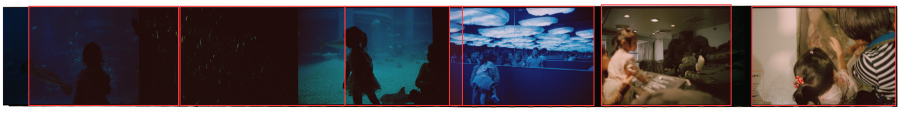
#> input picture tmp-overlays/9750-002.png, 1800 x 226 px (shown at 1/2 size)
$ python -i grain_experiment.py   (imports and definitions only)
#> lines starting #> are read from the running program, lines starting #| are printed output that depends on the picture
import cv2, numpy as np, sys, os
sys.path.insert(0, 'Sources/ImgSlicer/Resources/detectors')
import importlib.util
spec = importlib.util.spec_from_file_location("det", "Sources/ImgSlicer/Resources/detectors/opencv_detector.py")
det = importlib.util.module_from_spec(spec)
det.np = np
# [1 line not run here, left out]

def local_std(g, k=7):
    g=g.astype(np.float32)
    m=cv2.blur(g,(k,k)); ms=cv2.blur(g*g,(k,k))
    return np.sqrt(np.maximum(ms-m*m,0.0))

def run(path):
#> called with path = '../tmp-overlays/9750-002.png'
    img = cv2.imdecode(np.fromfile(path,dtype=np.uint8), cv2.IMREAD_COLOR)
#> img is the input picture: shape (226, 1800, 3); mean B, G, R 76.9, 73.5, 82.7
    H,W = img.shape[:2]
#> H = 226; W = 1800
    scale = min(1.0, 1400.0/max(W,H))
#> scale = 0.778
    work = cv2.resize(img,(int(W*scale),int(H*scale)),interpolation=cv2.INTER_AREA)
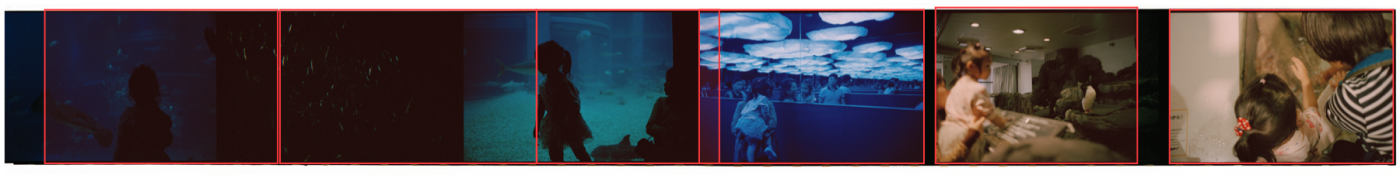
#> work: shape (175, 1400, 3); mean B, G, R 76.9, 73.5, 82.7
    gray = cv2.cvtColor(work, cv2.COLOR_BGR2GRAY)
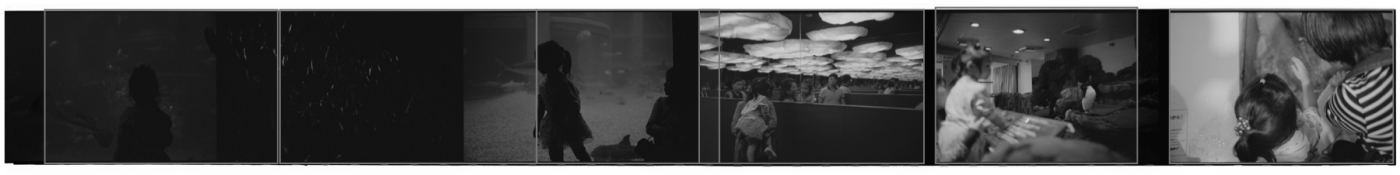
#> gray: shape (175, 1400); min 2, max 255, mean 76.6
    gray = cv2.GaussianBlur(gray,(5,5),0)
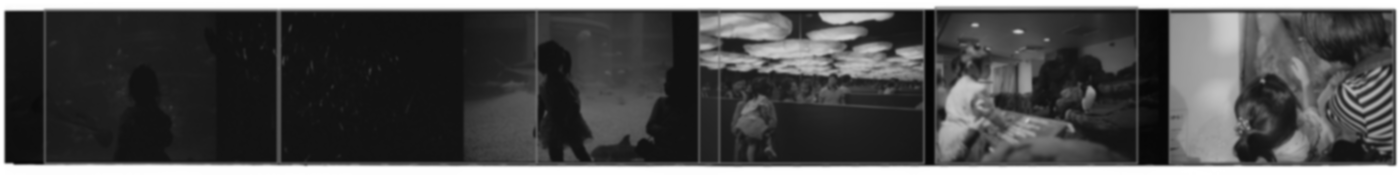
#> gray: shape (175, 1400); min 4, max 255, mean 76.6
    h,w = gray.shape
#> h = 175; w = 1400

    # current separator profile along x (vertical gutters)
#> (the run stopped early here; a loop or call above may not have finished)

$ run again, on tmp-overlays/split11-004-check4.png
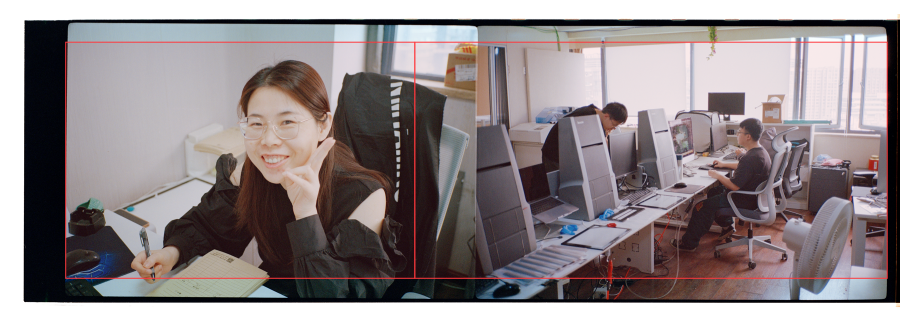
#> input picture tmp-overlays/split11-004-check4.png, 1800 x 647 px (shown at 1/2 size)
#> in run, img is the input picture: shape (647, 1800, 3); mean B, G, R 135.4, 133.3, 142.5
#> in run, `work = cv2.resize(img,(int(W*scale),int(H*scale)),interpolation=cv2.IN..`:
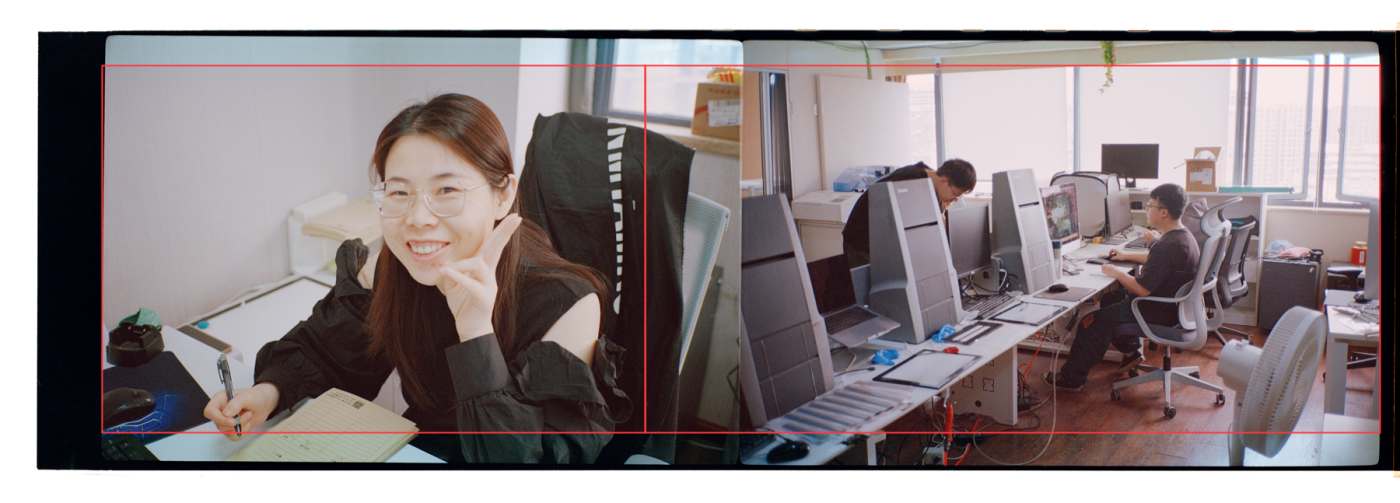
#> work: shape (503, 1400, 3); mean B, G, R 135.4, 133.3, 142.5
#> in run, `gray = cv2.cvtColor(work, cv2.COLOR_BGR2GRAY)`:
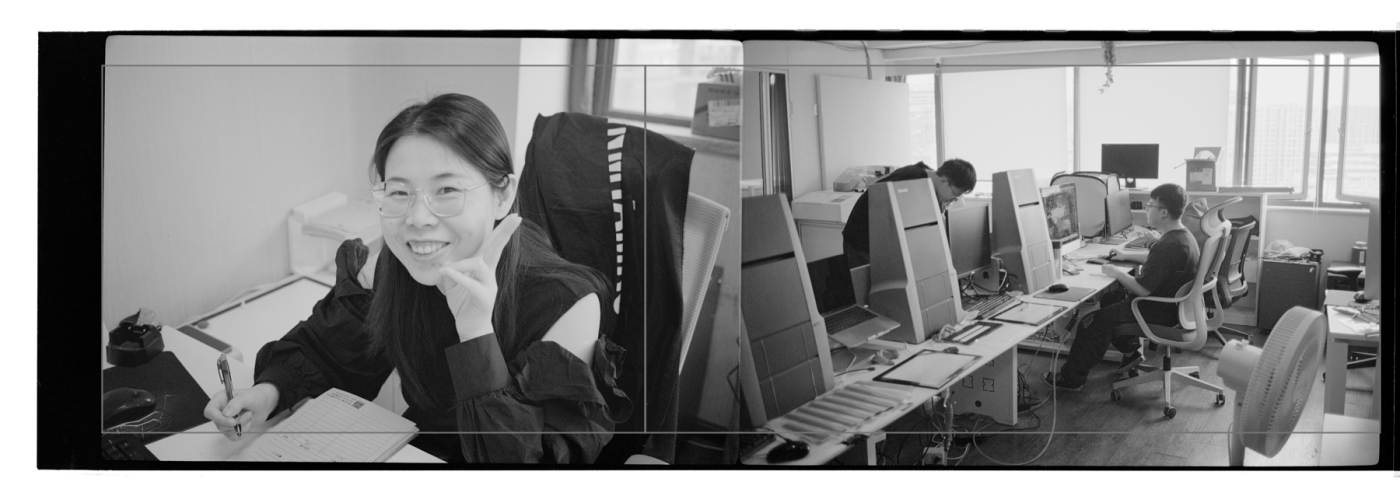
#> gray: shape (503, 1400); min 0, max 255, mean 136.3

$ run again, on tmp-overlays/split5-002-check2.png
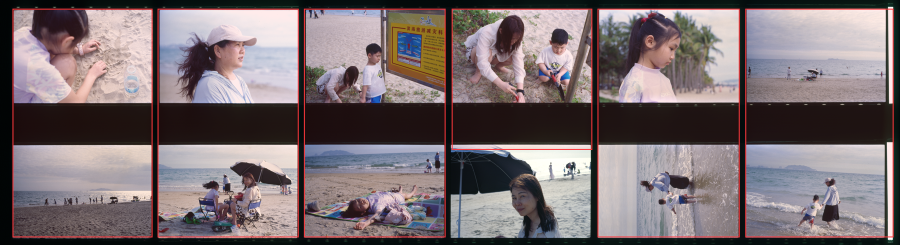
#> input picture tmp-overlays/split5-002-check2.png, 1800 x 489 px (shown at 1/2 size)
#> in run, img is the input picture: shape (489, 1800, 3); mean B, G, R 113.9, 111.1, 123.1
#> in run, `work = cv2.resize(img,(int(W*scale),int(H*scale)),interpolation=cv2.IN..`:
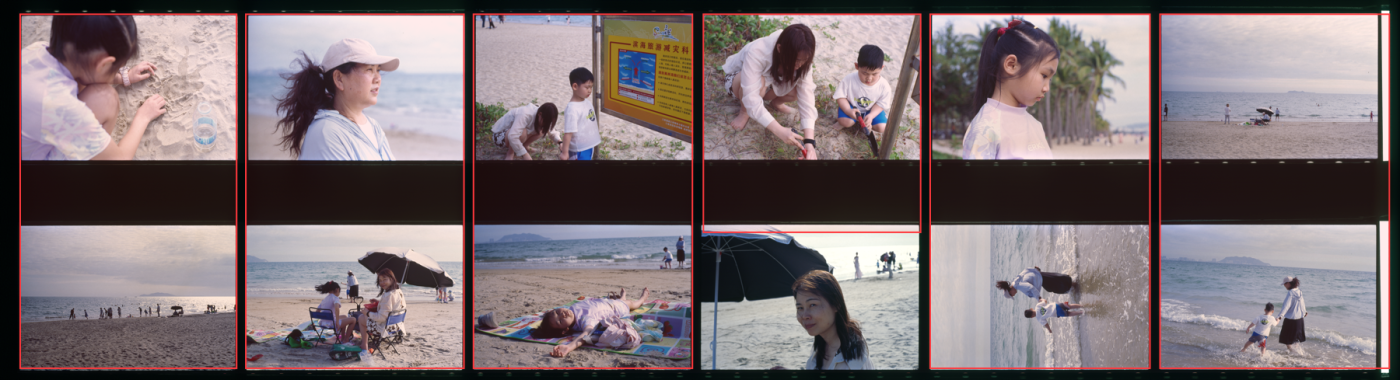
#> work: shape (380, 1400, 3); mean B, G, R 113.9, 111.1, 123.1
#> in run, `gray = cv2.cvtColor(work, cv2.COLOR_BGR2GRAY)`:
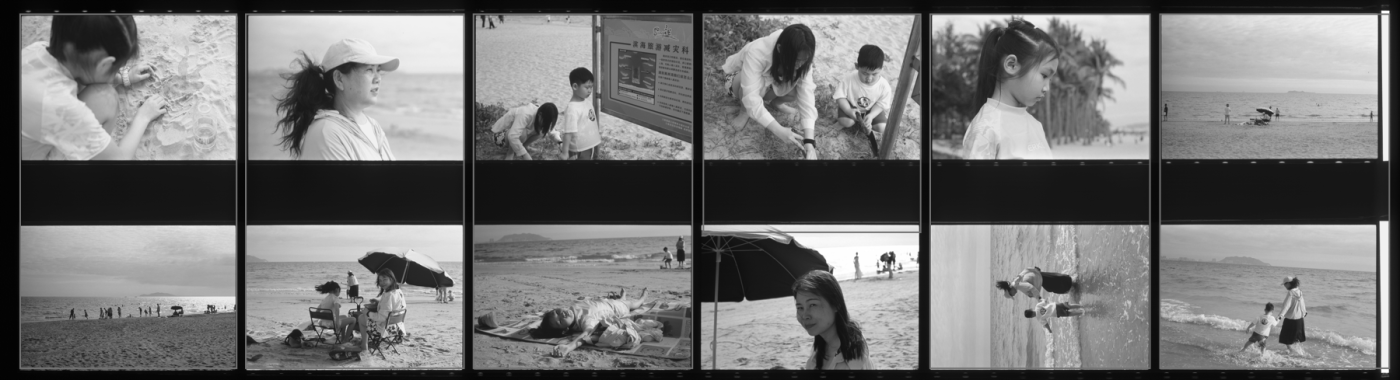
#> gray: shape (380, 1400); min 2, max 255, mean 115
